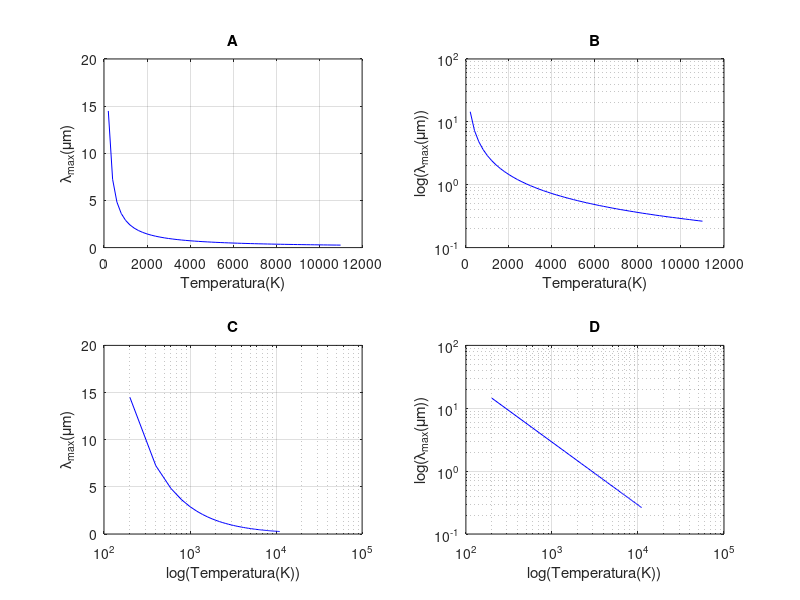

The MATLAB source for this figure:
clear all; close all;
x = 200:200:11000; 
y = [14.489 7.244 4.83 3.622 2.898 2.415 2.07 1.811 1.61 1.449 1.317 1.207 1.115 1.035 0.966 0.906 0.852 0.805 0.763 0.724 0.69 0.659 0.63 0.604 0.58 0.557 0.537 0.517 0.5 0.483 0.467 0.453 0.439 0.426 0.414 0.402 0.392 0.381 0.372 0.362 0.353 0.345 0.337 0.329 0.322 0.315 0.308 0.302 0.296 0.29 0.284 0.279 0.273 0.268 0.263]; 
figure(1);clf;
%%%%%%%%%%%%%%%%%%%%%%%%  
subplot(2,2,1)
plot(x,y,'-b');grid on;
xlabel('Temperatura(K)');ylabel('\lambda_{max}(\mum)');
title('A')
%%%%% esto tiene que ir en la descripcion de la figura '\lambda_{max} vs temperatura para la radiacion de un cuerpo negro'
%%%%%%%%%%%%%%%%%%%%%%%%
subplot(2,2,2)
semilogy(x,y,'-b');grid on;
xlabel('Temperatura(K)');ylabel('log(\lambda_{max}(\mum))');
title('B')
%%%%%\ esto tiene que ir en la descripcion de la figura 'Con escala logaritmica para $\lambda_{max}$'
%%%%%%%%%%%%%%%%%%%%%%%%
subplot(2,2,3)
semilogx(x,y,'-b');grid on;
xlabel('log(Temperatura(K))');ylabel('\lambda_{max}(\mum)');
title('C')
%%%%% esto tiene que ir en la descripcion de la figura 'Con escala logaritmica para Temperatura'
%%%%%%%%%%%%%%%%%%%%%%%%
subplot(2,2,4)
loglog(x,y,'-b');grid on;
xlabel('log(Temperatura(K))');ylabel('log(\lambda_{max}(\mum))');
title('D')
%%%%% esto tiene que ir en la descripcion de la figura title('Con escala logaritmica en ambos ejes'
print -djpeg -r100 graficas_lambda_max.jpg
